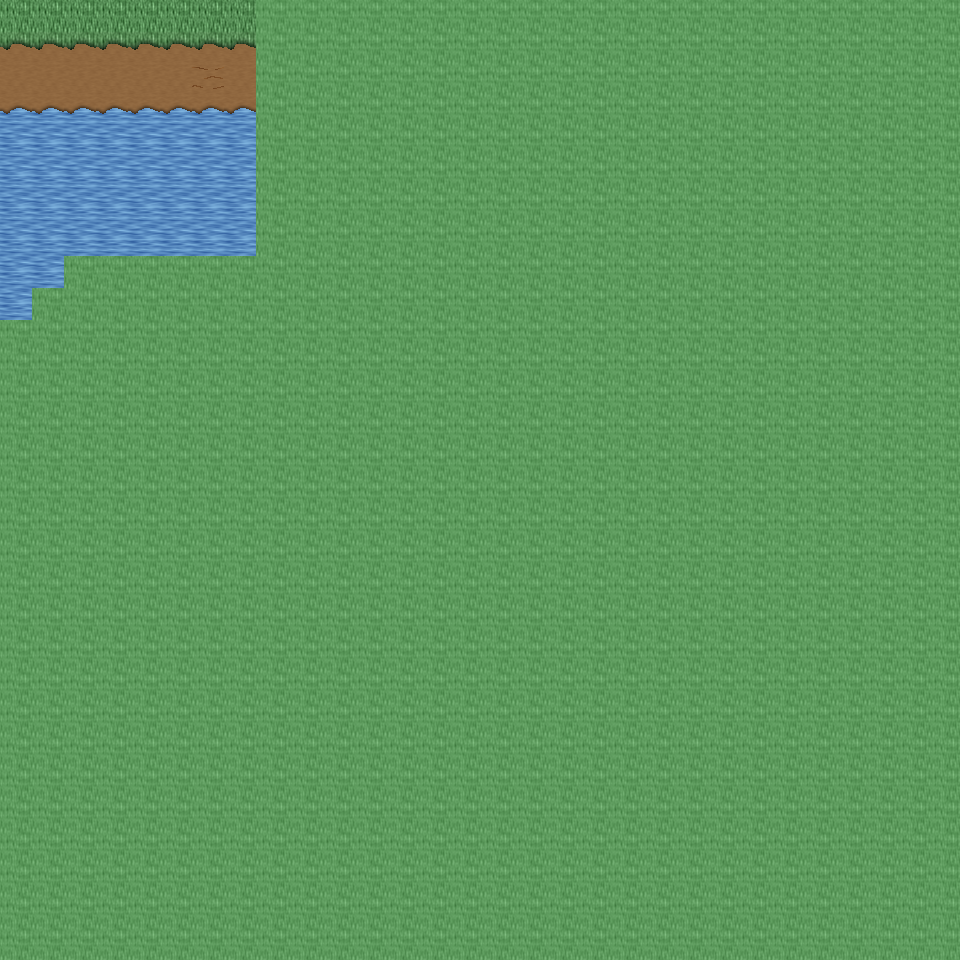

This is a level from a 2D game, rendered from its Tiled map with the project's own tilesets. A one-line summary and the map file follow, with tile-layer data summarised:
An orthogonal 30x30 tile map with 32x32 px tiles, 6 tile layers (Ground, Object, Object2, Above, ...), 19 tilesets and 2 objects (2x mapExit).

<map version="1.0" orientation="orthogonal" renderorder="right-down" width="30" height="30" tilewidth="32" tileheight="32" nextobjectid="3">
  <tileset firstgid="1" name="tileset_ground_ground" tilewidth="32" tileheight="32" tilecount="33" columns="3">
    <image source="../drawable/tileset_ground_ground.png" width="96" height="352" />
  </tileset>
  <tileset firstgid="34" name="tileset_ground_water_pool" tilewidth="32" tileheight="32" tilecount="72" columns="3">
    <image source="../drawable/tileset_ground_water_pool.png" width="96" height="768" />
  </tileset>
  <tileset firstgid="106" name="tileset_ground_ridge_earth_dark" tilewidth="32" tileheight="32" tilecount="96" columns="12">
    <image source="../drawable/tileset_ground_ridge_earth_dark.png" width="384" height="256" />
  </tileset>
  <tileset firstgid="202" name="tileset_ground_grass_edges" tilewidth="32" tileheight="32" tilecount="36" columns="12">
    <image source="../drawable/tileset_ground_grass_edges.png" width="384" height="96" />
  </tileset>
  <tileset firstgid="238" name="tileset_ground_earth_edges" tilewidth="32" tileheight="32" tilecount="18" columns="6">
    <image source="../drawable/tileset_ground_earth_edges.png" width="192" height="96" />
  </tileset>
  <tileset firstgid="256" name="tileset_ground_grass_corners" tilewidth="32" tileheight="32" tilecount="24" columns="6">
    <image source="../drawable/tileset_ground_grass_corners.png" width="192" height="128" />
  </tileset>
  <tileset firstgid="280" name="tileset_plant_grasses" tilewidth="32" tileheight="32" tilecount="6" columns="3">
    <image source="../drawable/tileset_plant_grasses.png" width="96" height="64" />
  </tileset>
  <tileset firstgid="286" name="tileset_plant_flower_daisy_blue" tilewidth="32" tileheight="32" tilecount="8" columns="2">
    <image source="../drawable/tileset_plant_flower_daisy_blue.png" width="64" height="128" />
  </tileset>
  <tileset firstgid="294" name="tileset_plant_flower_daisy_yellow" tilewidth="32" tileheight="32" tilecount="8" columns="2">
    <image source="../drawable/tileset_plant_flower_daisy_yellow.png" width="64" height="128" />
  </tileset>
  <tileset firstgid="302" name="tileset_plant_bush_bushes" tilewidth="32" tileheight="32" tilecount="10" columns="5">
    <image source="../drawable/tileset_plant_bush_bushes.png" width="160" height="64" />
  </tileset>
  <tileset firstgid="312" name="tileset_plant_flower_daisy_red" tilewidth="32" tileheight="32" tilecount="8" columns="2">
    <image source="../drawable/tileset_plant_flower_daisy_red.png" width="64" height="128" />
  </tileset>
  <tileset firstgid="320" name="tileset_plant_flower_daisy_white" tilewidth="32" tileheight="32" tilecount="8" columns="2">
    <image source="../drawable/tileset_plant_flower_daisy_white.png" width="64" height="128" />
  </tileset>
  <tileset firstgid="328" name="tileset_item_statue_bird" tilewidth="32" tileheight="32" tilecount="8" columns="2">
    <image source="../drawable/tileset_item_statue_bird.png" width="64" height="128" />
  </tileset>
  <tileset firstgid="336" name="tileset_logic_collision" tilewidth="32" tileheight="32" tilecount="1" columns="1">
    <image source="../drawable/tileset_logic_collision.png" width="32" height="32" />
  </tileset>
  <tileset firstgid="337" name="tileset_ground_green_paving" tilewidth="32" tileheight="32" tilecount="18" columns="3">
    <image source="../drawable/tileset_ground_green_paving.png" width="96" height="192" />
  </tileset>
  <tileset firstgid="355" name="tileset_logic_protection" tilewidth="32" tileheight="32" tilecount="2" columns="2">
    <image source="../drawable/tileset_logic_protection.png" width="64" height="32" />
  </tileset>
  <tileset firstgid="357" name="tileset_building_castle" tilewidth="32" tileheight="32" tilecount="320" columns="20">
    <image source="../drawable/tileset_building_castle.png" width="640" height="512" />
  </tileset>
  <tileset firstgid="677" name="tileset_logic_creature_reptile" tilewidth="32" tileheight="32" tilecount="7" columns="7">
    <image source="../drawable/tileset_logic_creature_reptile.png" width="224" height="32" />
  </tileset>
  <tileset firstgid="684" name="tileset_logic_creature_rodent" tilewidth="32" tileheight="32" tilecount="8" columns="8">
    <image source="../drawable/tileset_logic_creature_rodent.png" width="256" height="32" />
  </tileset>
  <layer name="Ground" width="30" height="30">
    <data>[900 cells, 900 non-empty, 4 distinct tile ids]</data>
  </layer>
  <layer name="Object" width="30" height="30">
    <data>[900 cells, 20 non-empty, 5 distinct tile ids]</data>
  </layer>
  <layer name="Object2" width="30" height="30">
    <data>[900 cells, 0 non-empty, 0 distinct tile ids]</data>
  </layer>
  <layer name="Above" width="30" height="30">
    <data>[900 cells, 0 non-empty, 0 distinct tile ids]</data>
  </layer>
  <layer name="Above2" width="30" height="30">
    <data>[900 cells, 0 non-empty, 0 distinct tile ids]</data>
  </layer>
  <layer name="Walkable" width="30" height="30">
    <data>[900 cells, 833 non-empty, 1 distinct tile ids]</data>
  </layer>
  <objectgroup name="MapEvents">
    <object id="1" name="north" type="mapExit" x="0" y="0" width="256" height="32">
      <properties>
        <property name="map" value="level_0_x89_y95" />
        <property name="x" value="0" />
        <property name="y" value="28" />
      </properties>
    </object>
    <object id="2" name="west" type="mapExit" x="0" y="0" width="32" height="320">
      <properties>
        <property name="map" value="level_0_x88_y96" />
        <property name="x" value="28" />
        <property name="y" value="0" />
      </properties>
    </object>
  </objectgroup>
</map>
